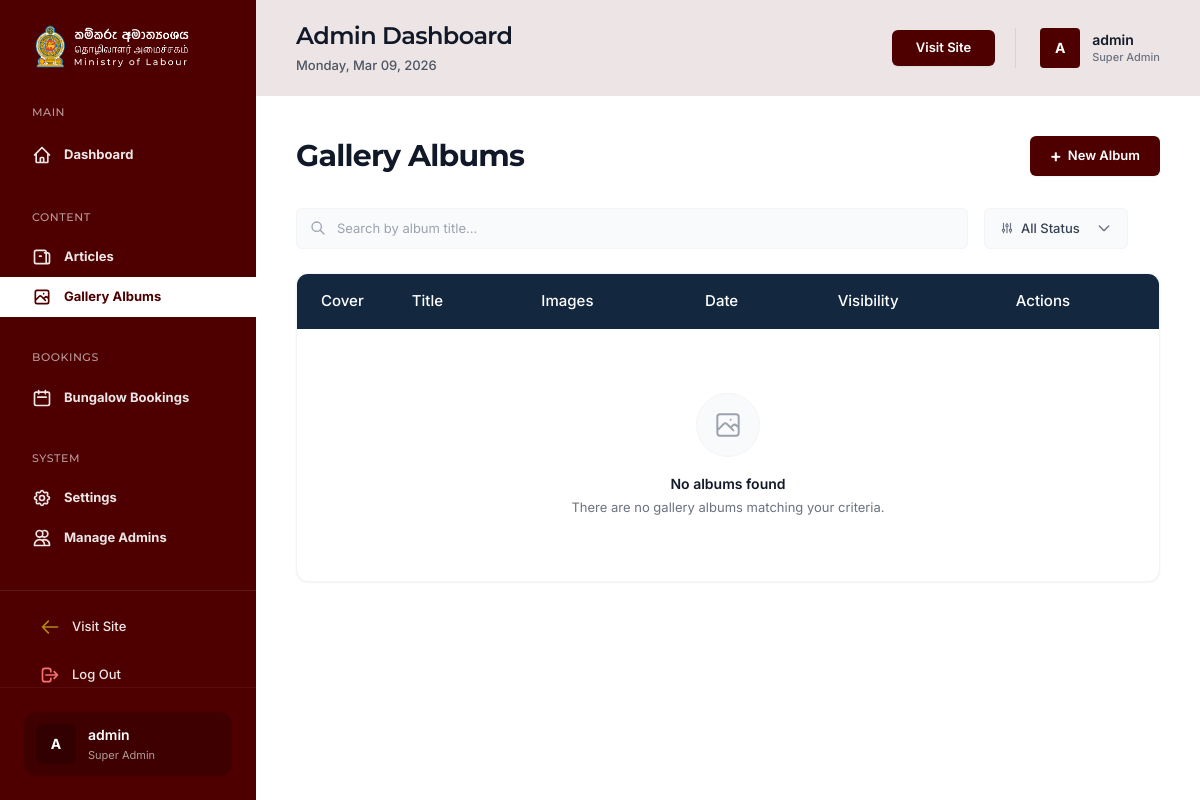
The page /admin/gallery.php (signed in) on the database as committed earlier.
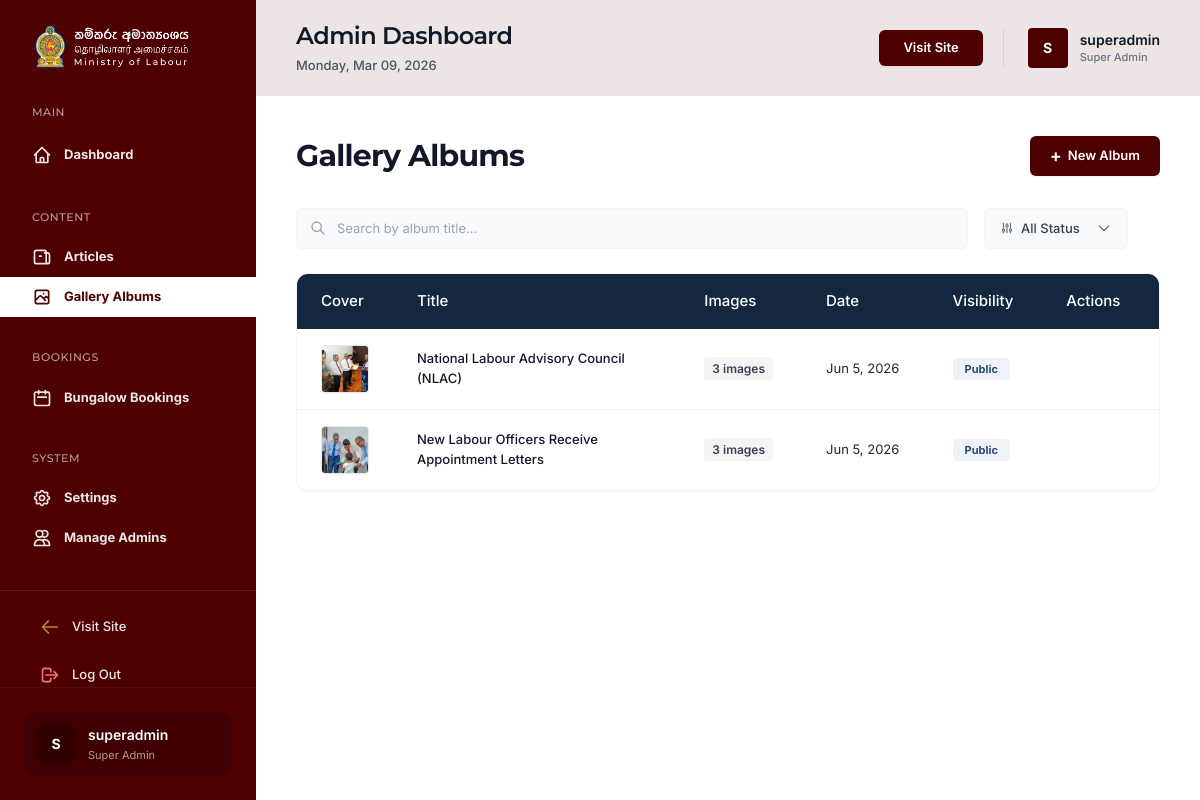
The same page on the database as committed later.
### tables this page shows
CREATE TABLE `gallery` (
  `id` int(11) NOT NULL AUTO_INCREMENT,
  `title` varchar(255) NOT NULL,
  `cover_image` varchar(255) NOT NULL,
  `status` enum('Public','Private') NOT NULL DEFAULT 'Public',
  `created_at` timestamp NULL DEFAULT current_timestamp(),
  `updated_at` timestamp NULL DEFAULT current_timestamp() ON UPDATE current_timestamp(),
  PRIMARY KEY (`id`)
);

### admin/includes/auth.php (called while the page is built, shortened)
<?php
function isLoggedIn() {
    return isset($_SESSION['admin_id']);
}
function getLoggedInAdmin() {
    return [
        'id' => $_SESSION['admin_id'] ?? null,
        'name' => $_SESSION['admin_name'] ?? null,
        'role' => $_SESSION['admin_role'] ?? null
    ];
}
function generateCsrfToken() {
    return $_SESSION['csrf_token'];
}
?>

### admin/includes/functions.php (called while the page is built, shortened)
<?php
function getInitials($name) {
    $words = explode(' ', trim($name));
    $initials = '';
    foreach ($words as $w) {
        if (!empty($w)) {
            $initials .= strtoupper($w[0]);
        }
    }
    return substr($initials, 0, 2);
}
?>

### admin/gallery.php (the view, shortened to what the changed rows need)
<?php
require_once 'includes/db.php';
require_once 'includes/auth.php';
$stmt = $pdo->query("
    SELECT g.*, COUNT(gi.id) as image_count
    FROM gallery g
    LEFT JOIN gallery_images gi ON g.id = gi.gallery_id
    GROUP BY g.id
    ORDER BY g.created_at DESC
");
$galleries = $stmt->fetchAll();
include 'includes/header.php';
?>
<?php include 'includes/sidebar.php'; ?>
<div class="flex-1 flex flex-col min-w-0 bg-white relative z-10">
    <?php include 'includes/topbar.php'; ?>
    <main class="flex-1 overflow-x-hidden overflow-y-auto p-4 md:p-10">
        <div class="flex justify-between items-center mb-8">
            <h2 class="text-3xl font-bold font-montserrat text-gray-900">Gallery Albums</h2>
        </div>
        <div class="bg-white rounded-xl border border-gray-100 shadow-sm overflow-hidden overflow-x-auto">
            <table class="js-filterable-table w-full text-left border-collapse">
                <thead>
                    <tr class="bg-[#13273F] text-white">
                        <th class="py-4 px-6 font-medium text-[15px] w-16">Cover</th>
                        <th class="py-4 px-6 font-medium text-[15px]">Title</th>
                        <th class="py-4 px-6 font-medium text-[15px]">Images</th>
                        <th class="py-4 px-6 font-medium text-[15px]">Date</th>
                        <th class="py-4 px-6 font-medium text-[15px]">Visibility</th>
                        <th class="py-4 px-6 font-medium text-[15px]">Actions</th>
                    </tr>
                </thead>
                <tbody class="divide-y divide-gray-100 text-[13px]">
                    <?php if (empty($galleries)): ?>
                    <tr>
                        <td colspan="6" class="py-16 px-6">
                            <div class="flex flex-col items-center justify-center text-center">
                                <div class="w-16 h-16 bg-gray-50 rounded-full flex items-center justify-center mb-4 border border-gray-100">
                                </div>
                                <p class="text-[14px] font-semibold text-gray-900 mb-1">No albums found</p>
                                <p class="text-[13px] text-gray-500">There are no gallery albums matching your criteria.</p>
                            </div>
                        </td>
                    </tr>
                    <?php else: ?>
                    <?php foreach ($galleries as $gallery): ?>
                    <tr class="hover:bg-gray-50 transition-colors group cursor-pointer" onclick="showPreviewModal(<?= $gallery['id'] ?>, '<?= htmlspecialchars(addslashes($gallery['title'])) ?>', 'new-gallery.php?id=<?= $gallery['id'] ?>', 'gallery.php?delete=<?= $gallery['id'] ?>&csrf_token=<?= generateCsrfToken() ?>')">
                        <td class="py-4 px-6">
                            <?php if(!empty($gallery['cover_image']) && file_exists($gallery['cover_image'])): ?>
                                <a data-fslightbox="gallery" href="<?= htmlspecialchars($gallery['cover_image']) ?>" class="block rounded border border-gray-200 shadow-sm overflow-hidden w-12 h-12 cursor-pointer group" onclick="event.stopPropagation();">
                                    <img loading="lazy" src="<?= htmlspecialchars($gallery['cover_image']) ?>" class="w-full h-full object-cover group-hover:scale-110 transition-transform duration-300">
                                </a>
                            <?php endif; ?>
                        </td>
                        <td class="py-4 px-6 font-medium text-gray-900 w-1/3">
                            <span class="text-left hover:text-[#4E0000] transition-colors focus:outline-none">
                                <?= htmlspecialchars($gallery['title']) ?>
                            </span>
                        </td>
                        <td class="py-4 px-6 text-gray-800">
                            <span class="px-2 py-1 rounded bg-gray-100 text-gray-700 text-xs font-semibold"><?= $gallery['image_count'] ?> images</span>
                        </td>
                        <td class="py-4 px-6 text-gray-800"><?= date('M j, Y', strtotime($gallery['created_at'])) ?></td>
                        <td class="py-4 px-6">
                            <?php if ($gallery['status'] === 'Public'): ?>
                            <span class="px-3 py-1 rounded bg-[#EFF3F8] text-[#294B73] text-[11px] font-bold">Public</span>
                            <?php else: ?>
                            <span class="px-3 py-1 rounded bg-[#F4F4F5] text-[#45454E] text-[11px] font-bold">Private</span>
                            <?php endif; ?>
                        </td>
                        <td class="py-4 px-6">
                        </td>
                    </tr>
                    <?php endforeach; ?>
                    <?php endif; ?>
                </tbody>
            </table>
        </div>
    </main>
</div>
<?php include 'includes/footer.php'; ?>

### admin/includes/sidebar.php (shortened to what the changed rows need)
<aside id="admin-sidebar" class="w-64 bg-[#4E0000] text-white flex-col h-full shrink-0 z-50 fixed inset-y-0 left-0 transform -translate-x-full md:relative md:translate-x-0 transition-transform duration-200 ease-in-out flex">
    <div class="p-6 shrink-0 border-t border-white/5">
        <div class="flex items-center bg-black/20 rounded-xl p-3 cursor-pointer hover:bg-black/30 transition-colors">
            <?php $sidebarUser = getLoggedInAdmin(); ?>
            <div class="w-10 h-10 rounded-lg bg-[#320000] text-white flex items-center justify-center font-bold text-sm shrink-0">
                <?= htmlspecialchars(getInitials($sidebarUser['name'] ?? 'Admin')) ?>
            </div>
            <div class="ml-3 overflow-hidden">
                <p class="text-sm font-semibold text-white truncate"><?= htmlspecialchars($sidebarUser['name'] ?? 'Admin') ?></p>
                <p class="text-[11px] text-white/60 truncate mt-0.5 capitalize"><?= htmlspecialchars(str_replace('_', ' ', $sidebarUser['role'] ?? 'Admin')) ?></p>
            </div>
        </div>
    </div>
</aside>

### admin/includes/topbar.php (shortened to what the changed rows need)
<header class="h-20 md:h-24 bg-[#4E0000]/10 flex items-center justify-between px-4 md:px-10 shrink-0">
    <div class="flex items-center gap-3 md:gap-0">
        <div>
            <h1 class="text-xl md:text-2xl font-semibold text-gray-900 tracking-tight">Admin Dashboard</h1>
        </div>
    </div>
    <div class="flex items-center space-x-3 md:space-x-5">
        <div class="flex items-center ml-1 md:ml-2 border-l border-gray-300 pl-4 md:pl-6 relative cursor-pointer" onclick="toggleUserDropdown(event)">
            <?php $currentUser = getLoggedInAdmin(); ?>
            <div class="w-8 h-8 md:w-10 md:h-10 rounded bg-[#4E0000] text-white flex items-center justify-center font-bold text-xs md:text-sm shrink-0">
                <?= htmlspecialchars(getInitials($currentUser['name'] ?? 'Admin')) ?>
            </div>
            <div class="ml-2 md:ml-3 hidden md:block">
                <p class="text-sm font-semibold text-gray-900 leading-tight"><?= htmlspecialchars($currentUser['name'] ?? 'Admin') ?></p>
                <p class="text-[11px] text-gray-500 font-medium capitalize"><?= htmlspecialchars(str_replace('_', ' ', $currentUser['role'] ?? 'Admin')) ?></p>
            </div>
        </div>
    </div>
</header>

Rows that differ between the two databases and show on the page:
added gallery: cover_image (picture), title "National Labour Advisory Council (NLAC)", image_count "3", created_at "Jun 5, 2026", status "Public"
added gallery: cover_image (picture), title "New Labour Officers Receive Appointment Letters", image_count "3", created_at "Jun 5, 2026", status "Public"
Other text that changed with them:
getInitials($sidebarUser['name'] ?? 'Admin'): "A" → "S"
$sidebarUser['name']: "admin" → "superadmin"
getInitials($currentUser['name'] ?? 'Admin'): "A" → "S"
$currentUser['name']: "admin" → "superadmin"
text no longer shown: "No albums found There are no gallery albums matching your criteria."
